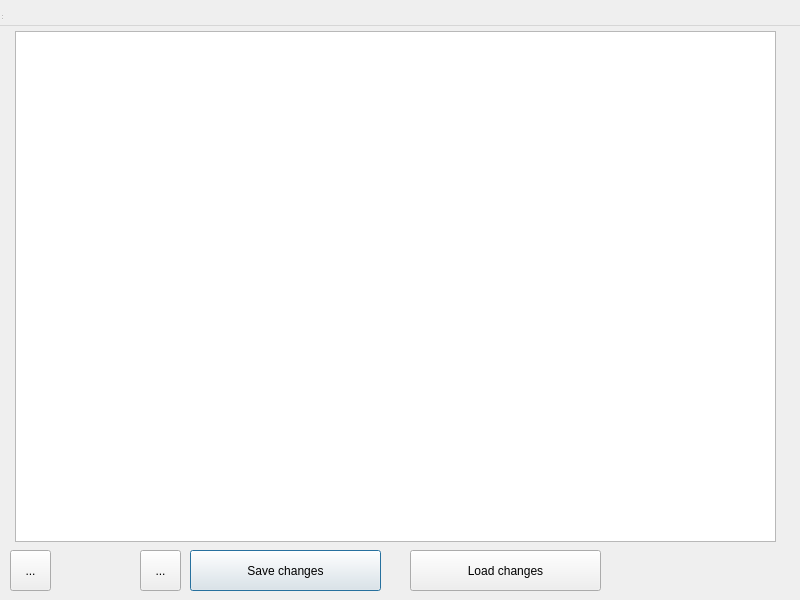
<?xml version="1.0" encoding="UTF-8"?>
<ui version="4.0">
 <class>DbWidget</class>
 <widget class="QDialog" name="DbWidget">
  <property name="geometry">
   <rect>
    <x>0</x>
    <y>0</y>
    <width>800</width>
    <height>600</height>
   </rect>
  </property>
  <property name="windowTitle">
   <string>CapyBase Editor</string>
  </property>
  <widget class="QWidget" name="centralwidget" native="true">
   <property name="geometry">
    <rect>
     <x>0</x>
     <y>0</y>
     <width>786</width>
     <height>622</height>
    </rect>
   </property>
   <widget class="QTableWidget" name="tableWidget">
    <property name="geometry">
     <rect>
      <x>15</x>
      <y>31</y>
      <width>761</width>
      <height>511</height>
     </rect>
    </property>
   </widget>
   <widget class="QPushButton" name="saveButton">
    <property name="geometry">
     <rect>
      <x>190</x>
      <y>550</y>
      <width>191</width>
      <height>41</height>
     </rect>
    </property>
    <property name="text">
     <string>Save changes</string>
    </property>
   </widget>
   <widget class="QPushButton" name="loadButton">
    <property name="geometry">
     <rect>
      <x>410</x>
      <y>550</y>
      <width>191</width>
      <height>41</height>
     </rect>
    </property>
    <property name="text">
     <string>Load changes</string>
    </property>
   </widget>
   <widget class="QToolButton" name="returnButton">
    <property name="geometry">
     <rect>
      <x>10</x>
      <y>550</y>
      <width>41</width>
      <height>41</height>
     </rect>
    </property>
    <property name="text">
     <string>...</string>
    </property>
   </widget>
   <widget class="QToolButton" name="deleteButton">
    <property name="geometry">
     <rect>
      <x>140</x>
      <y>550</y>
      <width>41</width>
      <height>41</height>
     </rect>
    </property>
    <property name="text">
     <string>...</string>
    </property>
   </widget>
  </widget>
  <widget class="QMenuBar" name="menubar">
   <property name="geometry">
    <rect>
     <x>0</x>
     <y>0</y>
     <width>800</width>
     <height>26</height>
    </rect>
   </property>
  </widget>
  <widget class="QStatusBar" name="statusbar">
   <property name="geometry">
    <rect>
     <x>0</x>
     <y>0</y>
     <width>3</width>
     <height>21</height>
    </rect>
   </property>
  </widget>
 </widget>
 <resources/>
 <connections/>
</ui>
